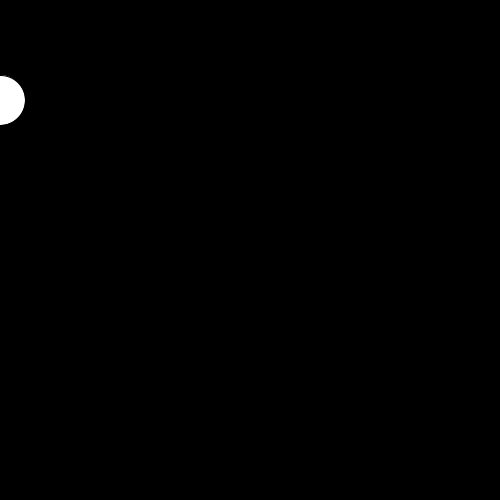
Frame 1 (no input)
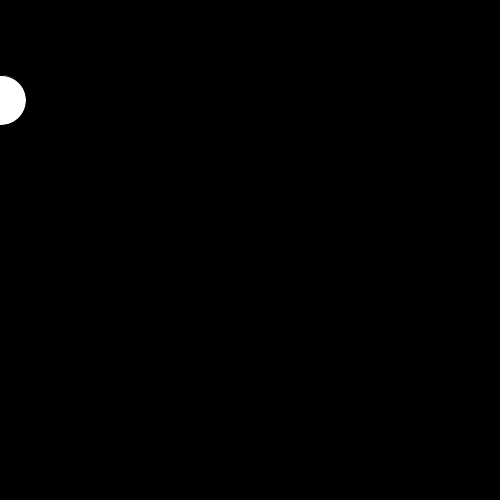
Frame 2 (the mouse pressed at the canvas centre, redrawn once)

The Processing sketch that drew these frames (run headless with seeded random() and noise(); the mouse was pressed at the canvas centre and the sketch redrawn once):

// Processing sketch: loopYnoLoop
// ── loopYnoLoop.pde
int pos;
void setup() {
  size(500, 500);
  noLoop();
}
void draw() {
  background(0);
  ellipse(pos, 100, 50, 50);
  pos++;
}
void mousePressed() {
  loop();
}
